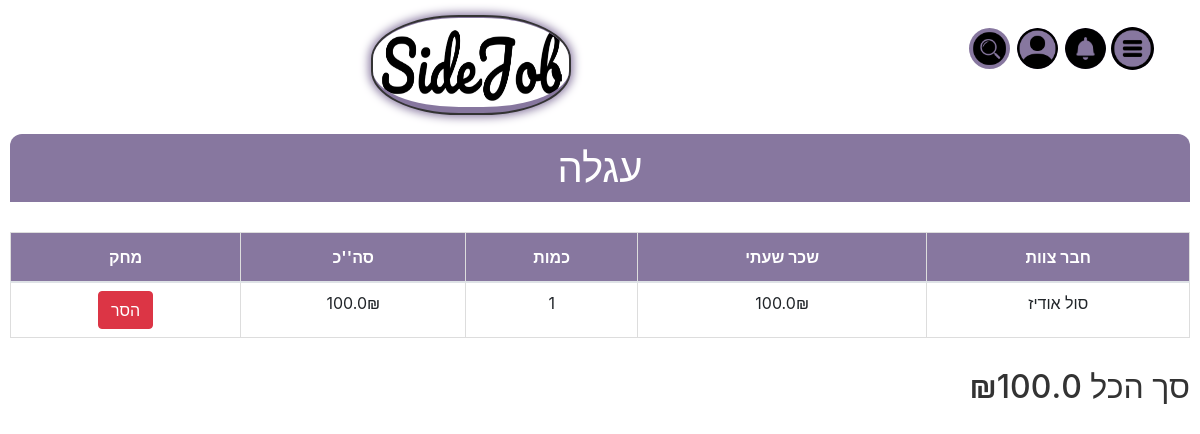
Page /cart (signed in) on the committed database.
### app.py (models this page shows)
class CartItem(db.Model):
    id = db.Column(db.Integer, primary_key=True)
    user_id = db.Column(db.Integer, db.ForeignKey('user.id'), nullable=False)
    user = db.relationship('User', backref=db.backref('cart_items', lazy=True))
    crew_member_id = db.Column(db.Integer, db.ForeignKey('crew_member.id'), nullable=False)
    crew_member = db.relationship('CrewMember', backref=db.backref('in_carts', lazy=True))
    quantity = db.Column(db.Integer, nullable=False)

class CrewMember(db.Model):
    id = db.Column(db.Integer, primary_key=True)
    user_id = db.Column(db.Integer, db.ForeignKey('user.id'), nullable=False)
    user = db.relationship('User', back_populates='crew_member')
    name = db.Column(db.String(100), nullable=False)
    description = db.Column(db.String(300), nullable=True)
    hourly_fee = db.Column(db.Float, nullable=False)
    profile_picture = db.Column(db.String(100), nullable=False)
    star_rating = db.Column(db.Integer, nullable=False)
    available = db.Column(db.Boolean, default=True)

### app.py (the view)
@app.route('/cart', methods=['GET', 'POST'])
def cart():
    if 'user_id' not in session:
        return redirect(url_for('login'))
    user = User.query.get(session['user_id'])
    cart_crew_members = user.cart_items
    total = sum([item.crew_member.hourly_fee * item.quantity for item in cart_crew_members])
    return render_template('cart.html', cart_crew_members=cart_crew_members, total=total)

### templates/cart.html (shortened to what this page needs)
{% extends 'base.html' %}
{% block content %}
  <h1>עגלה</h1>
  <table class="table">
    <thead>
      <tr>
        <th scope="col">מחק</th>
        <th scope="col">סה''כ</th>
        <th scope="col">כמות</th>
        <th scope="col">שכר שעתי</th>
        <th scope="col">חבר צוות</th>
      </tr>
    </thead>
    <tbody>
      {% for cart_crew_member in cart_crew_members %}
        <tr>
          <td><a href="{{ url_for('unhire_crew_member', crew_member_id=cart_crew_member.crew_member.id) }}" class="btn btn-danger">הסר</a></td>
          <td>{{ cart_crew_member.crew_member.hourly_fee * cart_crew_member.quantity }}₪</td>
          <td>{{ cart_crew_member.quantity }}</td>
          <td>{{ cart_crew_member.crew_member.hourly_fee }}₪</td>
          <td>{{ cart_crew_member.crew_member.name }}</td>
        </tr>
      {% endfor %}
    </tbody>
  </table>
  <h3>סך הכל ₪{{ total }}</h3>
{% endblock %}

### templates/base.html (style rules this page uses)
body { padding: 0vw; margin: 10px; box-sizing: border-box; padding-top: 50px; }

### templates/cart.html (style rules this page uses)
h1 { padding: 10px 25px; margin-top: 50px; background: #87779F; color: #fff; border-radius: 12px 12px 0 0; text-align: center; }
.table { width: 100%; margin-top: 30px; border-collapse: collapse; }
.table th, .table td { border: 1px solid #ddd; padding: 8px; text-align: center; }
.table th { padding-top: 12px; padding-bottom: 12px; text-align: center; background-color: #87779F; color: white; }
.table .btn-danger { color: #fff; background-color: #dc3545; border-color: #dc3545; }
h3 { color: #333; font-size: 2em; text-align: right; margin-top: 30px; }

### rows in the picture
CartItem: crew_member "100.0", quantity "1", crew_member.hourly_fee "100.0", crew_member.name "סול אודיז"

### other values in the picture
{{ total }} "100.0"
